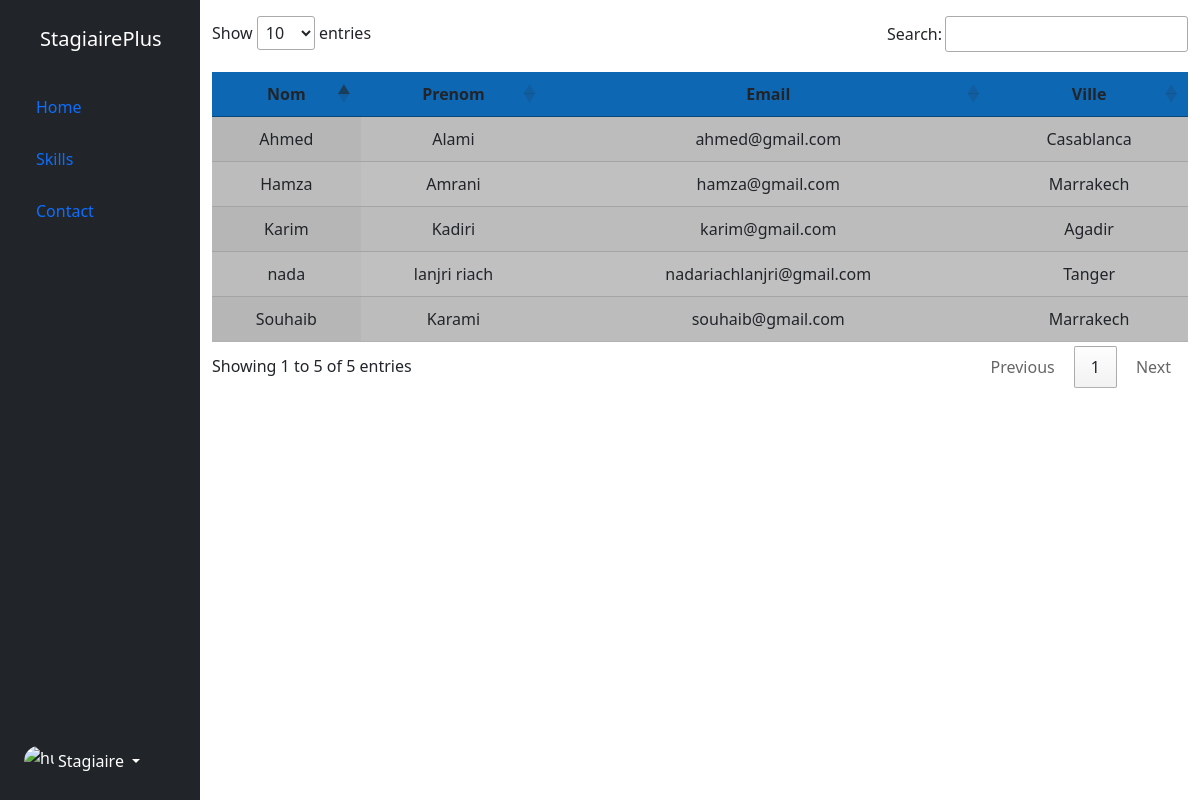
Screenshot of /Prototype-1/home.php with the database file from the repository.
### tables this page shows
CREATE TABLE `personne` (
  `id` int(11) NOT NULL,
  `nom` varchar(50) NOT NULL,
  `prenom` varchar(50) NOT NULL
);

CREATE TABLE `stagiaire` (
  `id` int(11) NOT NULL,
  `id_personne` int(11) NOT NULL,
  `email` varchar(100) NOT NULL,
  `password` varchar(255) NOT NULL
);

CREATE TABLE `ville` (
  `id` int(11) NOT NULL,
  `nom_ville` varchar(50) NOT NULL,
  `id_personne` int(11) NOT NULL
);

### Prototype-1/php/stagiaire.php (called while the page is built, shortened)
<?php
class GestionStagiaire {
    protected $pdo;
    public function __construct($pdo) {
        $this->pdo = $pdo;
    }
    public function showStagiaire(){
        $queryStagiaires = "SELECT * FROM `personne` p INNER JOIN ville v ON v.id_personne = p.id INNER JOIN stagiaire s ON s.id_personne = p.id";
        $stmtStagiairesList = $this->pdo->prepare($queryStagiaires);
        $stmtStagiairesList->execute();
        $stagiaires = $stmtStagiairesList->fetchAll(PDO::FETCH_ASSOC);
        return $stagiaires;
    }
}
?>

### Prototype-1/home.php (the view, shortened to what this page needs)
<!DOCTYPE html>
<html lang="en">
<head>
    <link href="https://cdn.jsdelivr.net/npm/bootstrap@5.3.2/dist/css/bootstrap.min.css" rel="stylesheet">
    <link rel="stylesheet" type="text/css" href="https://cdn.datatables.net/1.11.5/css/jquery.dataTables.css">
</head>
<body>
    <div class="container-fluid">
        <div class="row flex-nowrap">
            <div class="col-auto col-md-3 col-xl-2 px-sm-2 px-0 bg-dark">
                <div class="d-flex flex-column align-items-center align-items-sm-start px-3 pt-2 text-white min-vh-100">
                    <a href="/" class="d-flex align-items-center p-3 mb-md-0 me-md-auto text-white text-decoration-none">
                        <span class="fs-5 d-none d-sm-inline">StagiairePlus</span>
                    </a>
                    <ul class="nav nav-pills flex-column mb-sm-auto mb-0 p-2 align-items-center align-items-sm-start" id="menu">
                        <li class="nav-item">
                            <a href="#" class="nav-link align-middle px-0">
                                <i class="fs-4 bi-house"></i> <span class="ms-1 d-none d-sm-inline">Home</span>
                            </a>
                        </li>
                        <li>
                            <a href="#" class="nav-link align-middle px-0">
                                <i class="fs-4 bi-house"></i> <span class="ms-1 d-none d-sm-inline">Skills</span>
                            </a>
                        </li>
                        <li>
                            <a href="#" class="nav-link px-0 align-middle">
                                <i class="fs-4 bi-table"></i> <span class="ms-1 d-none d-sm-inline">Contact</span>
                            </a>
                        </li>
                    </ul>
                    <div class="dropdown pb-4">
                        <a href="#" class="d-flex align-items-center text-white text-decoration-none dropdown-toggle" id="dropdownUser1" data-bs-toggle="dropdown" aria-expanded="false">
                            <img src="https://github.com/mdo.png" alt="hugenerd" width="30" height="30" class="rounded-circle">
                            <span class="d-none d-sm-inline mx-1">Stagiaire</span>
                        </a>
                    </div>
                </div>
            </div>
            <div class="col py-3">
                <table id="data-table" class="display" style="width:100%">
                    <thead>
                        <tr>
                            <th>Nom</th>
                            <th>Prenom</th>
                            <th>Email</th>
                            <th>Ville</th>
                        </tr>
                    </thead>
                    <tbody>
                        <?php
                        require_once('config.php');
                        require_once('php/stagiaire.php');
                        $stagiaireFunctions = new GestionStagiaire($pdo);
                        $stagiaires = $stagiaireFunctions->showStagiaire();
                        if (!empty($stagiaires)) {
                            foreach ($stagiaires as $stagiaire) {
                                echo '<tr>';
                                echo '<td>' . $stagiaire['nom'] . '</td>';
                                echo '<td>' . $stagiaire['prenom'] . '</td>';
                                echo '<td>' . $stagiaire['email'] . '</td>';
                                echo '<td>' . $stagiaire['nom_ville'] . '</td>';
                                echo '</tr>';
                            }
                        }
                        ?>
                    </tbody>
                </table>
            </div>
        </div>
    </div>
</body>
</html>

### rows the page displays
personne: nom "nada", prenom "lanjri riach", stagiaire.email "nadariachlanjri@gmail.com", ville.nom_ville "Tanger"
personne: nom "Ahmed", prenom "Alami", stagiaire.email "ahmed@gmail.com", ville.nom_ville "Casablanca"
personne: nom "Souhaib", prenom "Karami", stagiaire.email "souhaib@gmail.com", ville.nom_ville "Marrakech"
personne: nom "Karim", prenom "Kadiri", stagiaire.email "karim@gmail.com", ville.nom_ville "Agadir"
personne: nom "Hamza", prenom "Amrani", stagiaire.email "hamza@gmail.com", ville.nom_ville "Marrakech"
